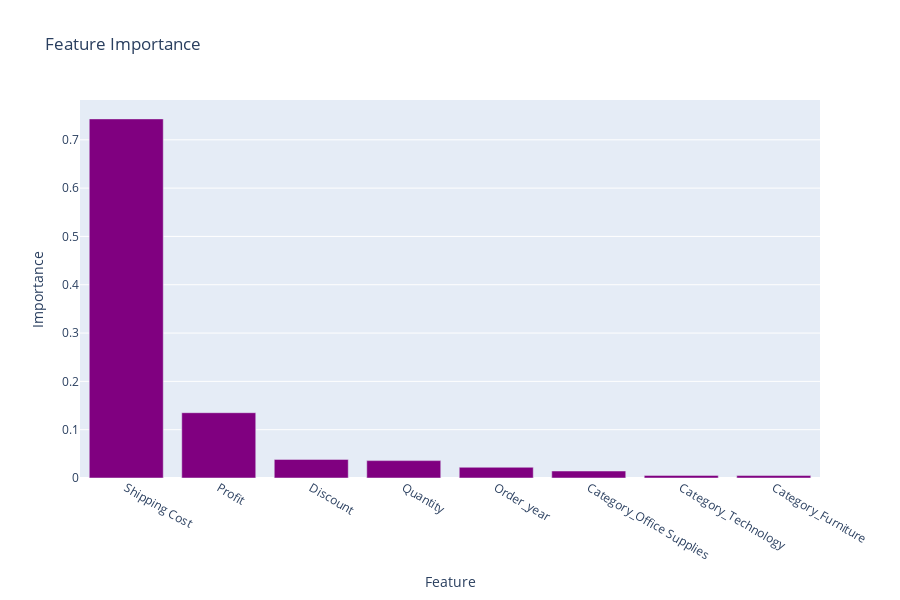

The notebook cell this image was saved under:
### Code cell
# Update layout
fig.update_layout(title='Feature Importance',
                  xaxis_title='Feature',
                  yaxis_title='Importance',
                  height=600)


fig.show()

### Figure 1 — Plotly figure (JSON) as saved in the notebook; plotly's stock layout.template omitted (floating-point values rounded to 4 significant figures)
{"data": [{"marker": {"color": "purple"}, "type": "bar", "x": ["Shipping Cost", "Profit", "Discount", "Quantity", "Order_year", "Category_Office Supplies", "Category_Technology", "Category_Furniture"], "xaxis": "x", "y": [0.7432, 0.1351, 0.03851, 0.03598, 0.02218, 0.01448, 0.005428, 0.005047], "yaxis": "y"}], "layout": {"height": 600, "title": {"text": "Feature Importance"}, "xaxis": {"anchor": "y", "domain": [0, 1], "title": {"text": "Feature"}}, "yaxis": {"anchor": "x", "domain": [0, 1], "title": {"text": "Importance"}}}}
